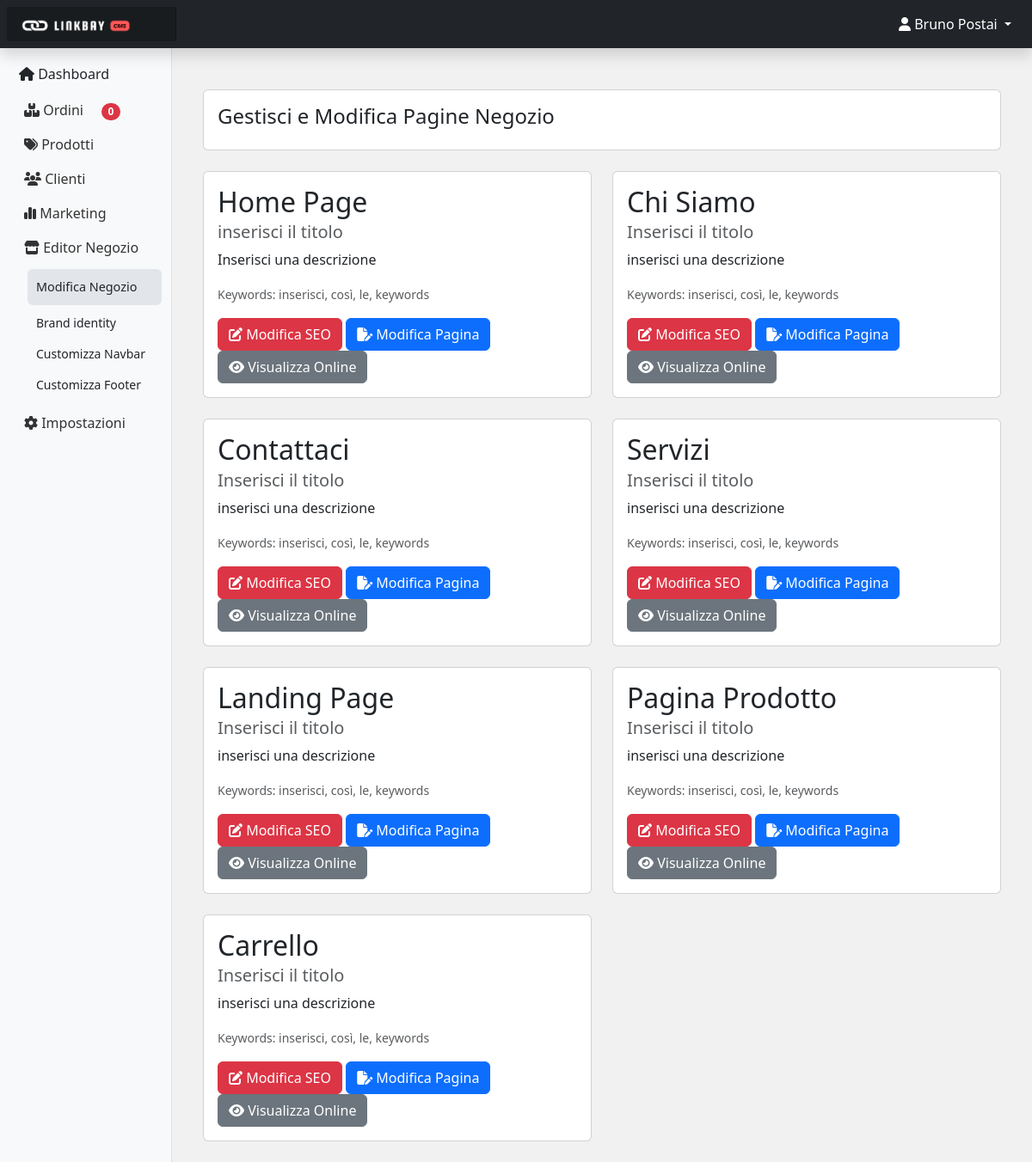
/admin/ui/editor_negozio (signed in), run on the app's committed database.
### tables this page shows
CREATE TABLE `seo` (
  `id` int(11) NOT NULL,
  `editor_page` varchar(255) NOT NULL,
  `page_name` varchar(255) NOT NULL,
  `slug` varchar(255) NOT NULL,
  `title` varchar(255) DEFAULT NULL,
  `description` text,
  `keywords` text
);

### app.php (called while the page is built, shortened)
<?php
function ordiniNav()
{
    require '../../conn.php';
    $ordersByState = [];
    $totalOrdersQuery = "SELECT COUNT(*) as total FROM ordini WHERE stato_ordine != 'Completo' AND stato_ordine != 'Abbandonato'";
    $totalOrdersResult = $conn->query($totalOrdersQuery);
    if ($totalOrdersRow = $totalOrdersResult->fetch_assoc()) {
        $ordersByState['totali'] = $totalOrdersRow['total'];
    }
    $states = ['Inevaso', 'Da Spedire', 'Abbandonato'];
    foreach ($states as $state) {
        $query = "SELECT COUNT(*) as total FROM ordini WHERE stato_ordine = '$state'";
        $result = $conn->query($query);
        if ($row = $result->fetch_assoc()) {
            $ordersByState[strtolower($state)] = $row['total'];
        }
    }
    return $ordersByState;
}

### admin/ui/editor_negozio.php (the view, shortened to what this page needs)
<?php
require ('../../app.php');
$result = $conn->query("SELECT * FROM seo");
?>
<!DOCTYPE html>
<html lang="it">
<head>
    <?php include '../materials/head_content.php'; ?>
</head>
<body style="background-color: #f1f1f1;">
    <?php
    include '../materials/sidebar.php';
    ?>
    <main class="col-md-9 ms-sm-auto col-lg-10 px-md-4">
        <div class="container mt-5">
            <div class="card">
                <div class="card-body">
                    <h4>Gestisci e Modifica Pagine Negozio</h4>
                </div>
            </div>
            <br>
            <div class="row">
                <?php while ($row = $result->fetch_assoc()): ?>
                    <div class="col-md-6">
                        <div class="card">
                            <div class="card-body">
                                <?php if($row['page_name']=='index'){ $pagename = 'Home Page'; }elseif($row['page_name']=='aboutus'){$pagename = 'Chi Siamo';}elseif($row['page_name']=='contacts'){$pagename = 'Contattaci';}elseif($row['page_name']=='services'){$pagename = 'Servizi';}elseif($row['page_name']=='landing'){$pagename = 'Landing Page';}elseif($row['page_name']=='prodotto'){$pagename = 'Pagina Prodotto';}elseif($row['page_name']=='cart'){$pagename = 'Carrello';}   ?>
                                <h2 class="card-title"><?php echo $pagename; ?></h2>
                                <h5 class="card-subtitle mb-2 text-muted"><?php echo htmlspecialchars($row['title']); ?></h5>
                                <p class="card-text"><?php echo htmlspecialchars($row['description']); ?></p>
                                <p class="card-text"><small class="text-muted">Keywords: <?php echo htmlspecialchars($row['keywords']); ?></small></p>
                                <?php if($_SESSION['ruolo'] == 'Amministratore'): ?>
                                    <button class="btn btn-danger" onclick="modificaSEO(<?php echo $row['id']; ?>)" ><i class="fa-solid fa-pen-to-square"></i> Modifica SEO</button>
                                    <button onclick="showAllert();" class="btn btn-primary"><i class="fa-solid fa-file-pen"></i> Modifica Pagina</button>
                                    <a href="../../<?php echo htmlspecialchars($row['page_name']); ?>?slug=<?php echo htmlspecialchars($row['slug']); ?>" target="__blank" class="btn btn-secondary"><i class="fa-solid fa-eye"></i> Visualizza Online</a>
                                    <?php else : ?>
                                        <button class="btn btn-danger" onclick="modificaSEO(<?php echo $row['id']; ?>)" ><i class="fa-solid fa-pen-to-square"></i> Modifica SEO</button>
                                        <a href="<?php echo htmlspecialchars($row['editor_page']); ?>" class="btn btn-primary"><i class="fa-solid fa-file-pen"></i> Modifica Pagina</a>
                                        <a href="../../<?php echo htmlspecialchars($row['page_name']); ?>?slug=<?php echo htmlspecialchars($row['slug']); ?>" target="__blank" class="btn btn-secondary"><i class="fa-solid fa-eye"></i> Visualizza Online</a>
                                    <?php endif; ?>
                            </div>
                        </div>
                        <br>
                    </div>
                <?php endwhile; ?>
            </div>
        </div>
    </main>
<?php include '../materials/script.php'; ?>
</body>
</html>

### admin/materials/dashboard.css (style rules this page uses)
body { font-size: .875rem; }

### data on the page
seo: page_name "Home Page", title "inserisci il titolo", description "Inserisci una descrizione", keywords "inserisci, così, le, keywords"
seo: page_name "Chi Siamo", title "Inserisci il titolo", description "inserisci una descrizione", keywords "inserisci, così, le, keywords"
seo: page_name "Contattaci", title "Inserisci il titolo", description "inserisci una descrizione", keywords "inserisci, così, le, keywords"
seo: page_name "Servizi", title "Inserisci il titolo", description "inserisci una descrizione", keywords "inserisci, così, le, keywords"
seo: page_name "Landing Page", title "Inserisci il titolo", description "inserisci una descrizione", keywords "inserisci, così, le, keywords"
seo: page_name "Pagina Prodotto", title "Inserisci il titolo", description "inserisci una descrizione", keywords "inserisci, così, le, keywords"
seo: page_name "Carrello", title "Inserisci il titolo", description "inserisci una descrizione", keywords "inserisci, così, le, keywords"

### other printed values
$_SESSION['nome'] "Bruno"
$_SESSION['cognome'] "Postai"
$conteggiOrdini['totali'] "0"
